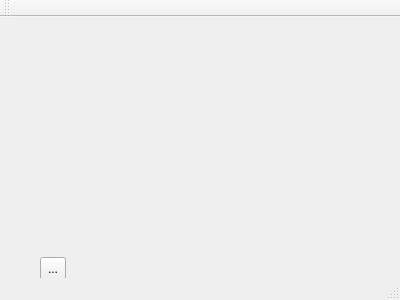
<?xml version="1.0" encoding="UTF-8"?>
<ui version="4.0">
 <class>MainWindow</class>
 <widget class="QMainWindow" name="MainWindow">
  <property name="geometry">
   <rect>
    <x>0</x>
    <y>0</y>
    <width>400</width>
    <height>300</height>
   </rect>
  </property>
  <property name="windowTitle">
   <string>MainWindow</string>
  </property>
  <widget class="QWidget" name="centralWidget">
   <widget class="QToolButton" name="toolButton">
    <property name="geometry">
     <rect>
      <x>40</x>
      <y>240</y>
      <width>26</width>
      <height>24</height>
     </rect>
    </property>
    <property name="text">
     <string>...</string>
    </property>
   </widget>
  </widget>
  <widget class="QMenuBar" name="menuBar">
   <property name="geometry">
    <rect>
     <x>0</x>
     <y>0</y>
     <width>400</width>
     <height>22</height>
    </rect>
   </property>
  </widget>
  <widget class="QToolBar" name="mainToolBar">
   <attribute name="toolBarArea">
    <enum>TopToolBarArea</enum>
   </attribute>
   <attribute name="toolBarBreak">
    <bool>false</bool>
   </attribute>
  </widget>
  <widget class="QStatusBar" name="statusBar"/>
 </widget>
 <layoutdefault spacing="6" margin="11"/>
 <resources/>
 <connections/>
</ui>
